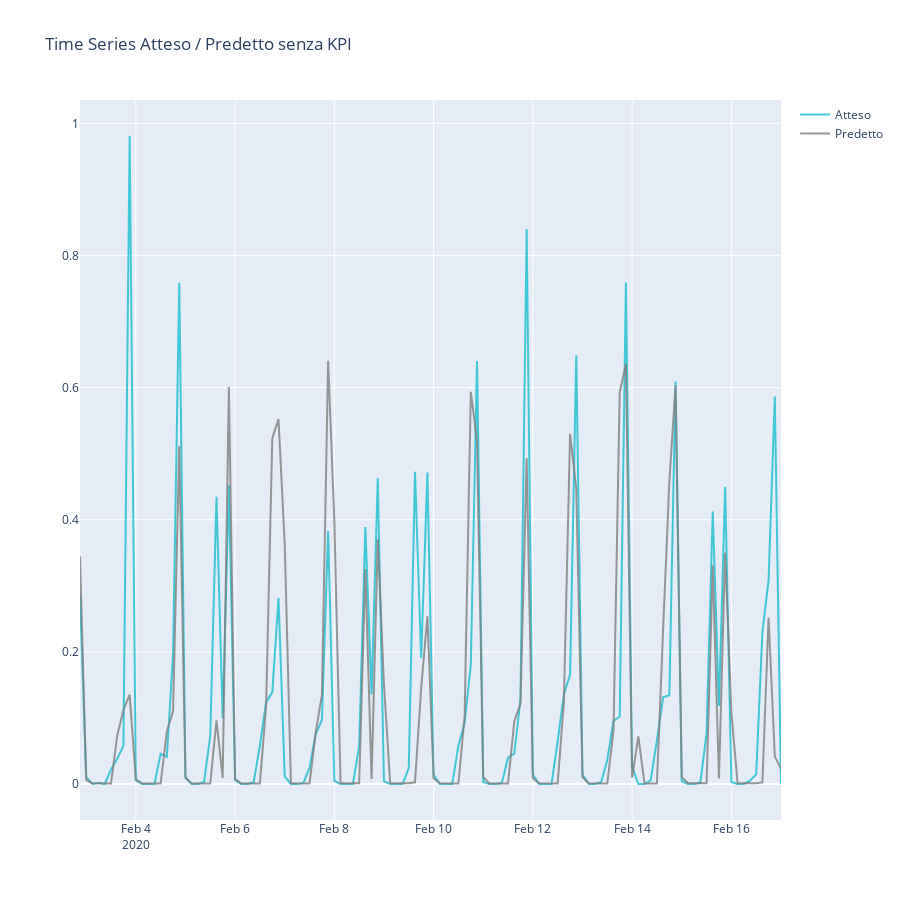

Here is the notebook cell this chart was saved with:
### Code cell
test_y_df = pd.DataFrame(test_y,index=test_indexs, columns=['VALUE'])
yhat_df = pd.DataFrame(yhat2, index=test_indexs, columns=['VALUE'])

trace1 = go.Scatter(x = test_y_df.index, y = test_y_df.VALUE, name = "Atteso", line = dict(color = '#17BECF'), opacity = 0.8)
trace2 = go.Scatter(x = yhat_df.index ,y = yhat_df.VALUE, name = "Predetto", line = dict(color = '#7F7F7F'), opacity = 0.8)

fig = tools.make_subplots(rows=1, cols=1, specs=[[{}]], shared_xaxes=True,  shared_yaxes=True)

fig.append_trace(trace1, 1,1)
fig.append_trace(trace2, 1,1)

fig['layout'].update( height=900,title='Time Series Atteso / Predetto senza KPI', showlegend=True)
    
fig.show()
